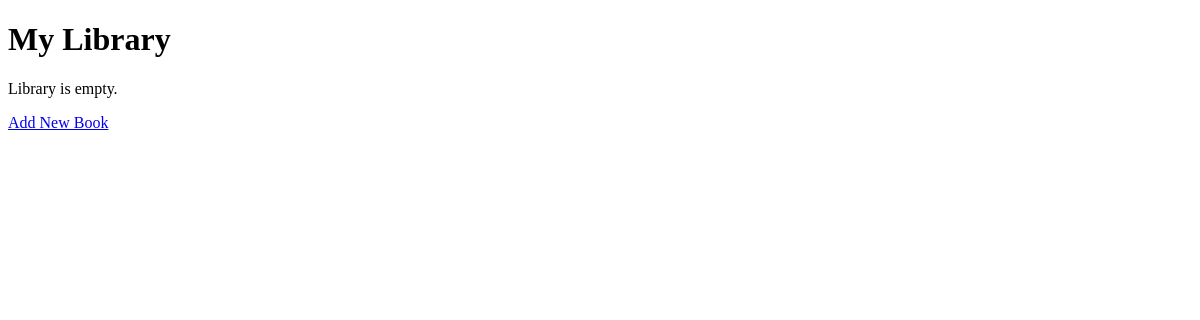
Before: / with the older database file.
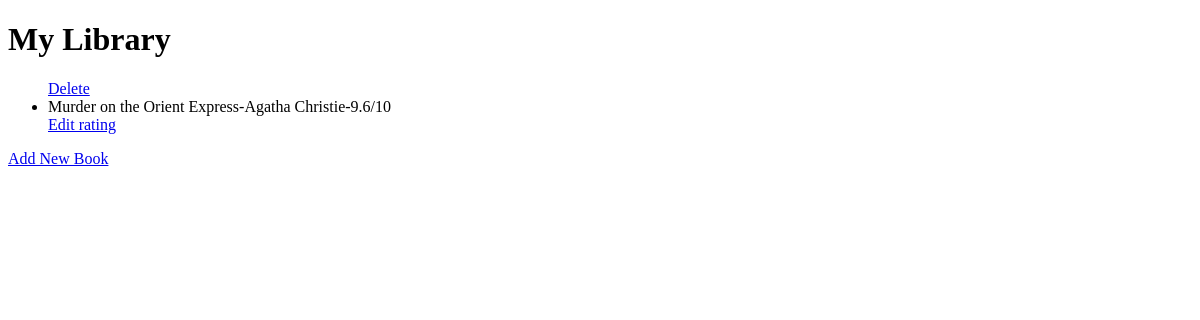
After: the same page with the newer database file.
### main.py (models this page shows)
class Book(db.Model):
    id = db.Column(db.Integer, primary_key=True)
    title = db.Column(db.String(250), unique=True, nullable=False)
    author = db.Column(db.String(250), unique=True, nullable=False)
    rating = db.Column(db.Float, nullable=False)

### main.py (the view)
@app.route('/')
def home():
    all_books = Book.query.all()
    return render_template("index.html", books=all_books)

### templates/index.html (shortened to what this page needs)
<!DOCTYPE html>
<html lang="en">
<head>
</head>
<body>
<h1>My Library</h1>
    {% if not books %}
    <p>Library is empty. </p>
    {% endif %}
    <ul>
        {% for book in books %}
            <a href="{{url_for('delete', book_id=book.id)}}">Delete</a>
            <li>{{book.title}}-{{book.author}}-{{book.rating}}/10</li>
            <a href="{{url_for('edit_rating', book_id=book.id)}}">Edit rating</a>
            <br>
        {% endfor %}
    </ul>
<a href="{{url_for('add')}}">Add New Book</a>
</body>
</html>

Changed rows visible on the page:
added Book: title "Murder on the Orient Express", author "Agatha Christie", rating "9.6"
Other visible differences:
text no longer shown: "Library is empty."
